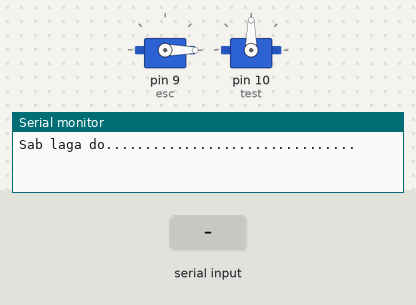
This sketch was run on a simulated Arduino Uno, built with avr-gcc and run on an emulated ATmega328P. Shown: 2 × servo, the last lines printed to the serial monitor. Inputs (shaded band) come from the test bench.

Above: at 17.2 s.
17.3 s: "1\n" received over the second serial link
At 17.9 s:
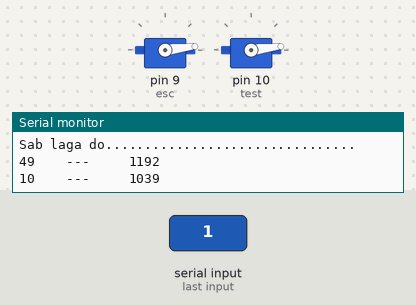
18.8 s: "0\n" received over the second serial link
Timing chart, 0 to 21.8 s (numbered marks = the images above; inputs shaded):
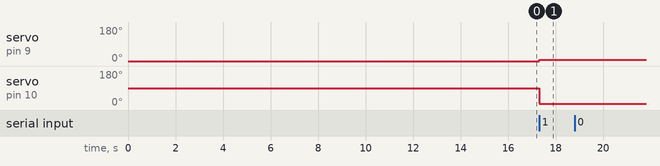

Measured:
- after the input at 17.3 s, servo on pin 9 (esc): 0° → 7° at once; servo on pin 10 (test): 90° → 7° at once

The sketch:

hc05.ino
```cpp
#include <SoftwareSerial.h>
#include <Servo.h>

Servo esc;
Servo test;
SoftwareSerial bt(0,1);

void setup() {
  // put your setup code here, to run once:
  esc.attach(9,1000,2000);
  test.attach(10,1000,2000);
  esc.writeMicroseconds(1000);
  delay(1000);

  bt.begin(9600);
  Serial.begin(9600);

  Serial.print("Sab laga do");
  delay(15000);
  Serial.print("................................\n");
}

void loop() {
  // put your main code here, to run repeatedly
  int val;
  if(bt.available())
  {
    val = bt.read();
    Serial.print("\n");
    Serial.print(val);
    Serial.print("    ---     ");
    val = map(val,0,255,1000,2000);
//    if(val>=1200)
//      val = 1200;
    Serial.print(val);
    Serial.print("\n");
    esc.writeMicroseconds(val);
    test.writeMicroseconds(val);
  }
}
```
